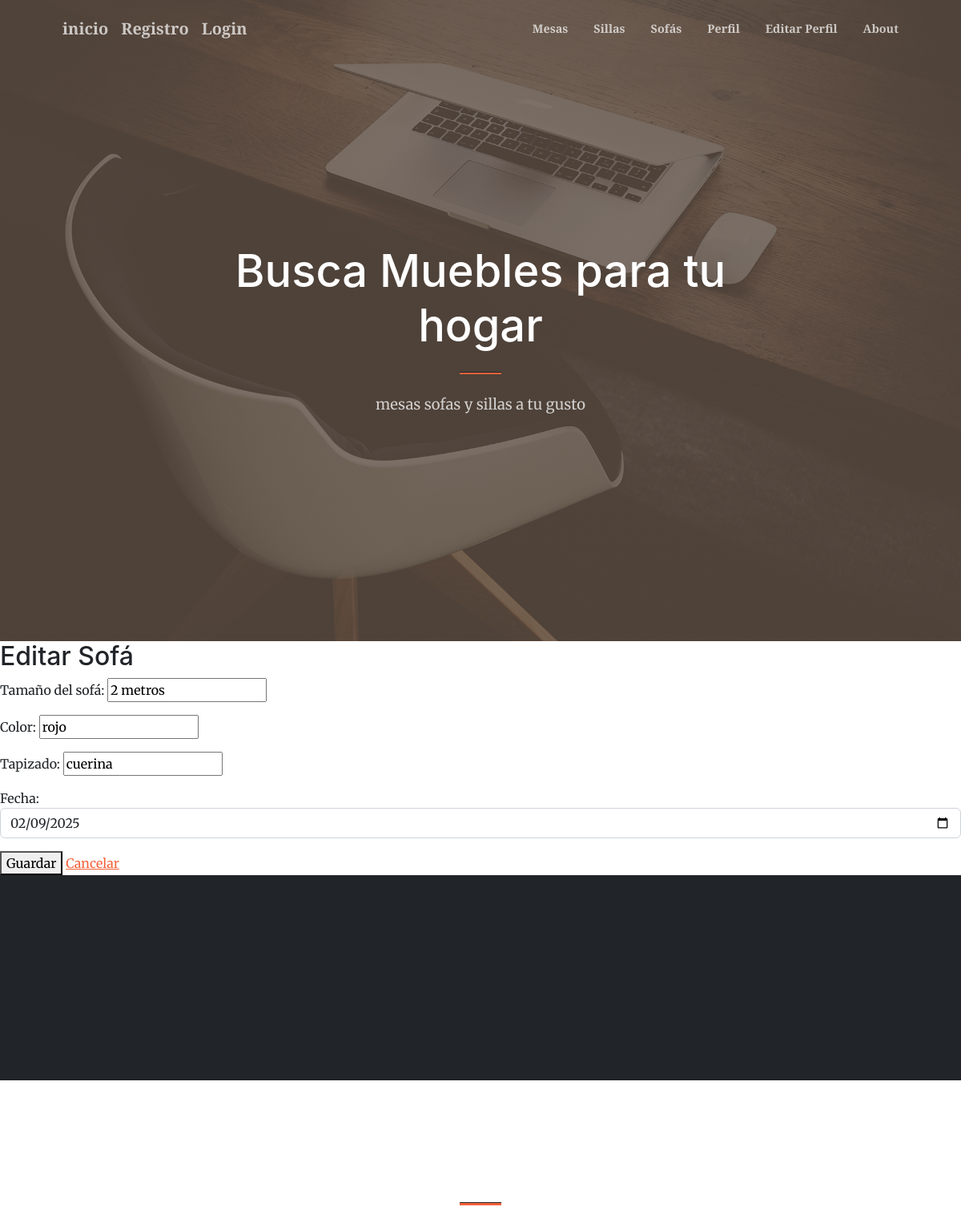
The page /sofas/4/editar/ on the database its author committed.
### mi_primer_app/models.py (models this page shows)
class Sofa(models.Model):
    tamano            = models.CharField(max_length=50)
    color             = models.CharField(max_length=50)
    tapizado          = models.CharField(max_length=100)
    fecha             = models.DateField()

### mi_primer_app/views.py (the view, shortened to what this page needs)
# urls.py: path('sofas/<int:pk>/editar/', SofaUpdateView.as_view(), name='sofa-actualizar'),
class SofaUpdateView(UpdateView):
    model = Sofa
    form_class = SofaForm
    template_name = 'mi_primer_app/sofa_actualizar.html'

### mi_primer_app/forms.py
class SofaForm(forms.ModelForm):
    class Meta:
        model = Sofa
        fields = ['tamano', 'color', 'tapizado', 'fecha']
        labels = {
            'tamano': 'Tamaño del sofá',
            'color': 'Color',
            'tapizado': 'Tapizado',
            'fecha': 'Fecha'
        }
        widgets = {'fecha': forms.DateInput(attrs={'type':'date', 'class':'form-control'}),}

### mi_primer_app/templates/mi_primer_app/sofa_actualizar.html (shortened to what this page needs)
{% extends "padre.html" %}
{% block content %}
<section id="sofa-actualizar" style="scroll-behavior: smooth; scroll-margin-top: 70px;">
  <h2>Editar Sofá</h2>
  <form method="post" enctype="multipart/form-data">
    {{ form.as_p }}
    <button type="submit">Guardar</button>
    <a href="{% url 'sofa-detalle' sofa.pk %}#sofa-detalle">Cancelar</a>
  </form>
</section>
{% endblock %}

### rows shown on the page
Sofa: tamano "2 metros", color "rojo", tapizado "cuerina", fecha "02/09/2025"
